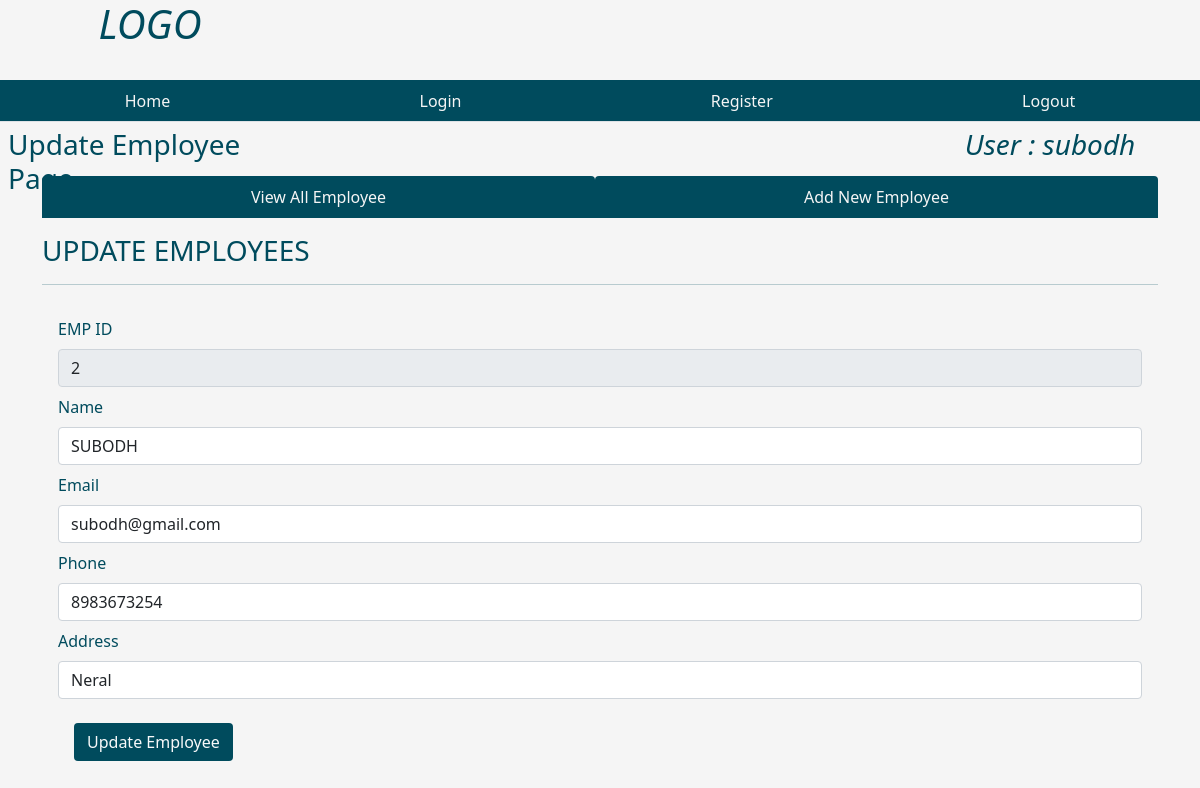
The app's page /fetchone/2 (signed in) with its own data.
### tables this page shows
CREATE TABLE users( id integer primary key AUTOINCREMENT, name text not null, password text not null, admin boolean not null DEFAULT '0');

CREATE TABLE emp (empid integer primary key AUTOINCREMENT, name text not null, email text, phone integer, address text, joining_date default CURRENT_DATE);

### routes.py (the view)
@app.route('/fetchone/<int:empid>')
def fetchone(empid):
    user = get_current_user()
    db = get_database()
    emp_cur = db.execute('select * from emp where empid = ?', [empid])
    single_emp = emp_cur.fetchone()
    return render_template('updateemployee.html', user=user, single_emp=single_emp)

### database.py (called while the page is built)
def connect_to_databse():
  con = sqlite3.connect('employee_manage.db')
  con.row_factory = sqlite3.Row
  return con

def get_database():
    if not hasattr(g, 'employee_manage.db'):
        g.employee_manage_db = connect_to_databse()
    return g.employee_manage_db

### routes.py (called while the page is built)
@app.teardown_request
def close_database(error):
    if hasattr(g, 'employee_manage.db'):
        g.employee_manage.db.close()

def get_current_user():
    user = None
    if 'user' in session:
        user = session['user']
        db = get_database()
        user_cur = db.execute('select * from users where name = ?', [user])
        user = user_cur.fetchone()
    return user

### templates/updateemployee.html (shortened to what this page needs)
{% from "showlinks.html" import show_links %}
<!DOCTYPE html>
<html lang="en">
<head>
    <link href="https://cdn.jsdelivr.net/npm/bootstrap@5.1.3/dist/css/bootstrap.min.css" rel="stylesheet">
    <link rel="stylesheet" href="{{url_for('static', filename='home.css')}}" type = "text/css">
</head>
<body>
      <div class="parent">
        <div class="child child1">
            <h1 class="text-center"><i>LOGO</i></h1>
        </div>
        <div class="child child3">
          {{ show_links() }}
      </div>
        <div class="child child4">
            <h3 class="m-2">Update Employee Page</h3>
        </div>
        <div class="child child5" style="color:rgb(0, 75, 93);">
            {% if user %}
            <h3 class="m-2"><i>User : {{ user['name'] }} </i></h3>
            {% endif %}
        </div>
        <div class="child child6left">
        </div>
        <div class="child child6 container" style="color:rgb(0, 75, 93);">
            <ul class="nav nav-tabs nav-fill mb-3">
                <li class="nav-item">
                  <a class="nav-link" style=" background-color:rgb(0, 75, 93); color:whitesmoke;"  href="dashboard.html">View All Employee</a>
                </li>
                <li class="nav-item">
                  <a class="nav-link" style=" background-color:rgb(0, 75, 93); color:whitesmoke;" href="addnewemployee.html">Add New Employee</a>
                </li>
              </ul>
              <div class="table-responsive-lg caption-top">
                <caption><h3>UPDATE EMPLOYEES</h3></caption>
                 <hr>
                {% if single_emp %}
                <form class="p-3" action = "/updateemployee" method = "POST">
                    <div class="mb-2">
                      <label for="empid" class="form-label">EMP ID</label>
                      <input type="text" class="form-control" id="empid" value = "{{single_emp['empid']}}" name = "empid" readonly>
                    </div>
                    <div class="mb-2">
                      <label for="name" class="form-label">Name</label>
                      <input type="text" class="form-control" id="name" value = "{{single_emp['name']}}" name = "name" >
                    </div>
                    <div class="mb-2">
                      <label for="email" class="form-label">Email</label>
                      <input type="text" class="form-control" id="email" value = "{{single_emp['email']}}" name = "email">
                    </div>
                    <div class="mb-2">
                        <label for="phone" class="form-label">Phone</label>
                        <input type="text" class="form-control" id="phone" value = "{{single_emp['phone']}}" name = "phone">
                      </div>
                      <div class="mb-2">
                        <label for="address" class="form-label">Address</label>
                        <input type="text" class="form-control" id="address" value = "{{single_emp['address']}}" name = "address">
                      </div>
                    {% endif %}
            <button type="submit" class="btn text-light m-3" style="background-color:rgb(0, 75, 93);">Update Employee</button>
                  </form>
              </div>
        </div>
        <div class="child child6right">
        </div>
</body>
</html>

### static/home.css (style rules this page uses)
html, body { height: 100%; background-color:whitesmoke; color:rgb(0, 75, 93); }
.parent { height: 100%; display: grid; grid-template-columns: repeat(4, 1fr); grid-template-rows: 10% 5% 7% auto 7%; }
.child { margin-bottom: 10px; }
.child1 { grid-column: 1/2; grid-row: 1/2; }
.child3 { grid-column: 1/-1; grid-row: 2/3; }
.child4 { grid-column: 1/2; grid-row: 3/4; }
.child5 { grid-column: 4/5; grid-row: 3/4; text-align: center; }
.child6 { grid-column: 1/-1; grid-row: 4/5; }

### records on screen
users: name "subodh"
emp: empid "2", name "SUBODH", email "subodh@gmail.com", phone "8983673254", address "Neral"
